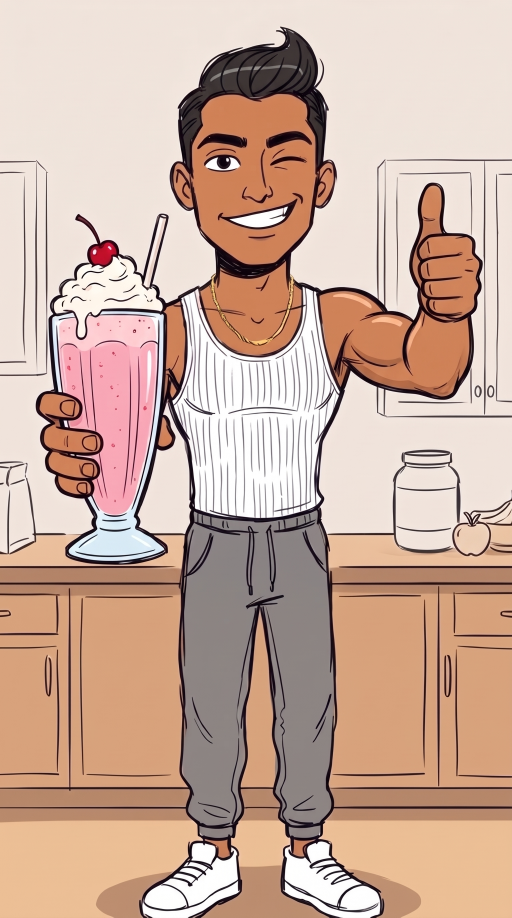
#> input picture herramientas/video/nutri_instagram/crudo/br_batido_b.png, 1536 x 2752 px, given in place of mc_1.png, which was not available (shown at 1/3 size)
$ python capas.py
#> lines starting #> are read from the running program, lines starting #| are printed output that depends on the picture; after the words box and inside, x2 and y2 are one past the last pixel; in counts of white or black regions, pixels touching at a corner belong together
"""Capas de ANIMACIÓN LIMITADA para el plano fijo de diálogo (es_charla, a partir de crudo/mc_1.png).
Cada edición crudo/cv_*.png es el mismo dibujo con un gesto de UN personaje: de ella se queda solo lo que cambia,
en el lado de ese personaje, como RGBA del tamaño del dibujo (img/cv_*.png), para pegarla encima en el montador
(`vivas`/`gestos`). Las capas de gesto no tocan la cabeza de su personaje (así la boca y el parpadeo encajan),
salvo las que la cambian a propósito (CABEZA). Bocas (cv_rboca, cv_aboca, cv_g_viga_rboca) y parpadeos: solo la
mancha de cambio de la cara.
  python3 capas.py"""
import glob, os
import numpy as np
from PIL import Image, ImageFilter
from scipy import ndimage as ndi

BASE = 'crudo/mc_1.png'
A = Image.open(BASE).convert('RGB')
#> A is the input picture: PIL image 1536x2752 RGB; mean R, G, B 202.1, 172.7, 157.2
a = np.asarray(A).astype(int)
H, W = a.shape[:2]
#> H = 2752; W = 1536
Image.fromarray(a.astype('uint8')).save('img/es_charla.jpg', quality=92)

# dónde está cada uno: la cabeza magenta del chico y la cara del agente (por su boca)
r, g, b = a[..., 0], a[..., 1], a[..., 2]
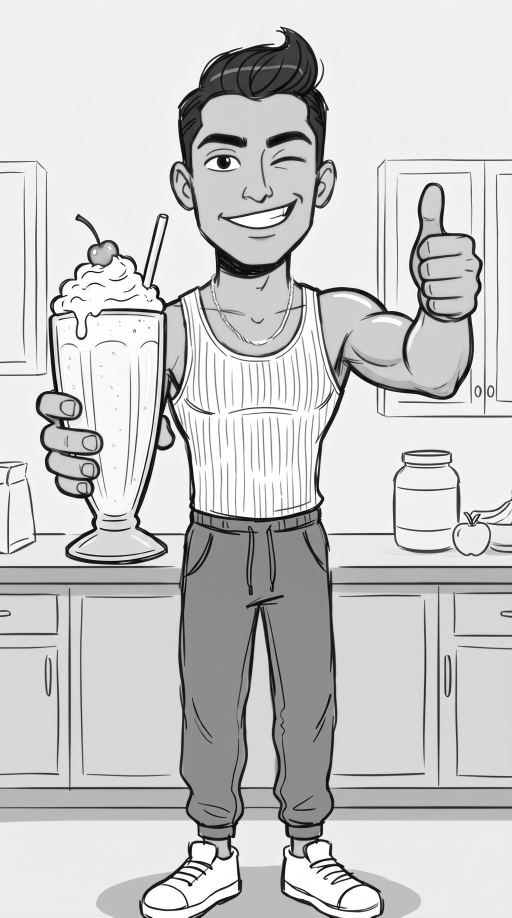
#> r: shape (2752, 1536) int64 (shown at 1/3 size); min 0, max 255, mean 202.1
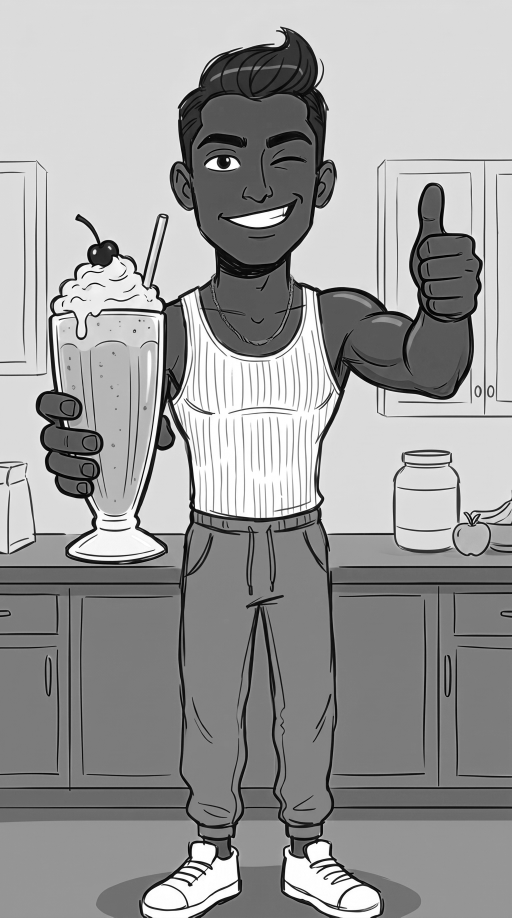
#> b: shape (2752, 1536) int64 (shown at 1/3 size); min 0, max 255, mean 157.2
mag = (r > 150) & (g < 120) & (b > 110) & (r - g > 80)
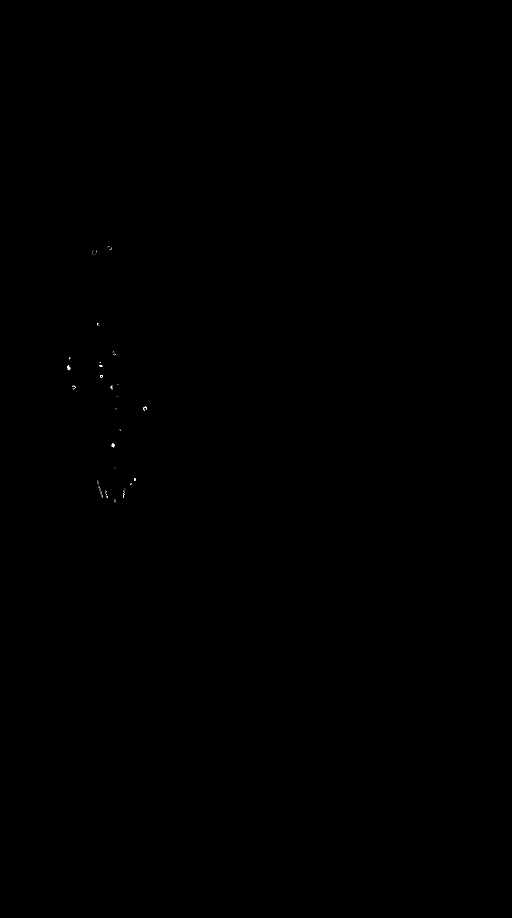
#> mag: shape (2752, 1536) bool (shown at 1/3 size); 0.01% white in thin lines or dots, all inside (x1, y1, x2, y2) = (202, 738, 441, 1507)
lab, n = ndi.label(mag)
#> lab: shape (2752, 1536) int32; 175 distinct labels, from 0 to 174
#> n = 174
k = int(np.argmax(ndi.sum(mag, lab, range(1, n + 1)))) + 1
#> k = 48
cab = ndi.binary_fill_holes(lab == k)
#> cab: shape (2752, 1536) bool; 0% white; 1 white region, box (x1, y1, x2, y2) and area: (202, 1099, 209, 1110) 50
dt = ndi.distance_transform_edt(cab)
ry, rx = np.unravel_index(int(np.argmax(dt)), dt.shape)
#> ry = 1101; rx = 204
rr = float(dt[ry, rx])
#> rr = 2.24
yy, xx = np.ogrid[:H, :W]
#> yy = 2752 values from 0 to 2751


def cambio(nom, umbral=45):
#> called with nom = 'cv_aboca', umbral = 50
    e = np.asarray(Image.open(f'crudo/{nom}.png').convert('RGB').resize(A.size)).astype(int)
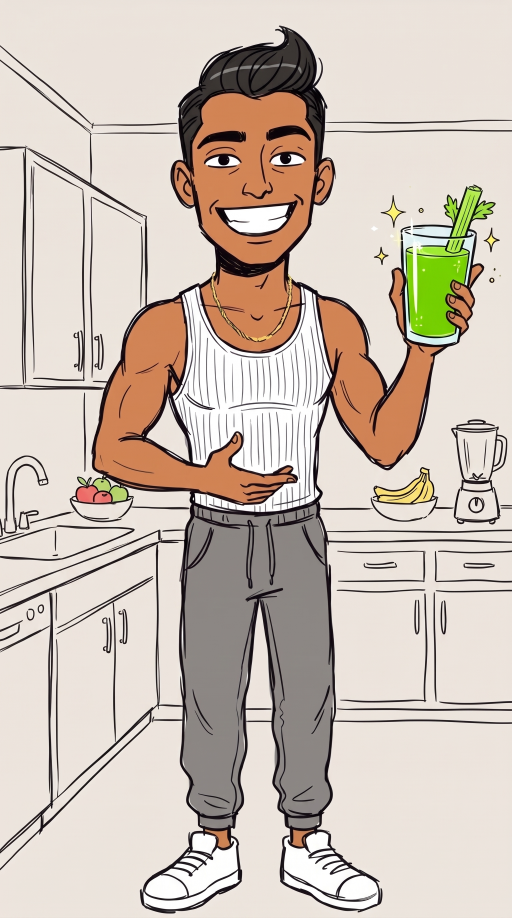
#> input picture herramientas/video/nutri_instagram/crudo/br_detox.png, 1536 x 2752 px, given in place of cv_aboca.png, which was not available (shown at 1/3 size)
    return e, np.abs(a - e).max(2) > umbral


def guardar(e, m, nom, blur=3):
    al = np.asarray(Image.fromarray((m * 255).astype('uint8')).filter(ImageFilter.GaussianBlur(blur)))
    out = np.dstack([e.astype('uint8'), al])
    out[al == 0, :3] = 0
    Image.fromarray(out, 'RGBA').save(f'img/{nom}.png', optimize=True)
    print(nom, '%.1f%%' % (m.mean() * 100))


# cara del agente: de su edición de boca
e, d = cambio('cv_aboca', 50)
#> d: shape (2752, 1536) bool; 49.2% white; 575 white regions (357 under 20 px), largest, box (x1, y1, x2, y2) and area: (0, 178, 1536, 2752) 1989839, (645, 602, 893, 719) 12257, (798, 376, 936, 445) 5098
d[:, int(rx - 1.1 * rr):] = False
#> d: shape (2752, 1536) bool; 6.7% white; 15 white regions (4 under 20 px), largest, box (x1, y1, x2, y2) and area: (0, 1366, 201, 2752) 234166, (0, 837, 201, 1487) 28430, (0, 436, 201, 1154) 15503
d = ndi.binary_opening(d, iterations=2)
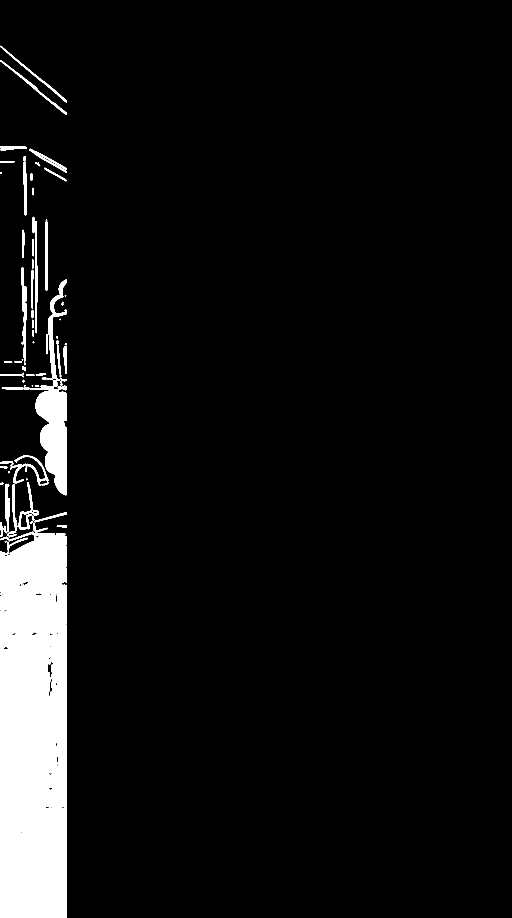
#> d: shape (2752, 1536) bool (shown at 1/3 size); 6.5% white; 84 white regions (11 under 20 px), largest, box (x1, y1, x2, y2) and area: (0, 1583, 201, 2752) 223692, (5, 1157, 201, 1486) 21268, (145, 838, 201, 1137) 4032
ys, xs = np.nonzero(d)
ax, ay = int(np.median(xs)), int(np.median(ys))
#> ax = 108; ay = 2062
print('chico', rx, ry, int(rr), 'boca agente', ax, ay)
#| chico 204 1101 2 boca agente 108 2062
cab_agente = ((xx - ax) / (0.068 * W)) ** 2 + ((yy - (ay - 0.035 * H)) / (0.072 * H)) ** 2 <= 1   # óvalo de la cara (un rectángulo cortaba el hombro al levantar el brazo)
#> cab_agente: shape (2752, 1536) bool; 1.5% white; 1 white region, box (x1, y1, x2, y2) and area: (4, 1768, 213, 2164) 65038
cab_chico = (xx - rx) ** 2 + (yy - ry) ** 2 <= (rr * 1.02) ** 2
#> cab_chico: shape (2752, 1536) bool; 0% white; 1 white region, box (x1, y1, x2, y2) and area: (202, 1099, 207, 1104) 21
lado_chico = xx > int(0.47 * W)             # zona del chico: hasta donde empieza el agente (antes le cortaba la mano)
lado_agente = xx < (rx - 0.9 * rr)          # zona del agente (su mano al señalar al chico)
CABEZA = {'cv_g_viga', 'cv_g_metro'}


def capa(nom):
    quien = 'ROSA' if nom.startswith('cv_r_') or nom in ('cv_g_viga', 'cv_g_metro') else 'AGENTE'
    e, d = cambio(nom)
    lado = lado_chico if quien == 'ROSA' else lado_agente
    d &= lado
    if nom not in CABEZA and quien == 'AGENTE':   # al chico no se le protege la cabeza: le cortaba el brazo pegado a ella
        d &= ~cab_agente
    d = ndi.binary_opening(d, iterations=2)
    lab, n = ndi.label(ndi.binary_dilation(d, iterations=8))
    if n:
        tam = ndi.sum(d, lab, range(1, n + 1))
        m = np.isin(lab, [i + 1 for i, t in enumerate(tam) if t > 1500])
    else:
        m = d
    m = ndi.binary_fill_holes(m) & lado
    if nom not in CABEZA and quien == 'AGENTE':
        m &= ~cab_agente
    guardar(e, m, nom)


def cara(nom, base_img, zona):
    """boca o parpadeo: la mancha de cambio dentro de la cara, en elipse"""
#> called with nom = 'cv_rboca', base_img = 'crudo/mc_1.png'
    B = np.asarray(Image.open(base_img).convert('RGB').resize(A.size)).astype(int)
    e = np.asarray(Image.open(f'crudo/{nom}.png').convert('RGB').resize(A.size)).astype(int)
    d = (np.abs(B - e).max(2) > 50) & zona
    d = ndi.binary_opening(d, iterations=2)
#> d: shape (2752, 1536) bool; 0% white in thin lines or dots, all inside (x1, y1, x2, y2) = (202, 1099, 207, 1104)
    lab, n = ndi.label(ndi.binary_dilation(d, iterations=6))
#> lab: shape (2752, 1536) int32; values 0 (black) and 1 (white), 0% white; 1 white region, box (x1, y1, x2, y2) and area: (196, 1093, 213, 1110) 145
#> n = 1
    if not n:
        print(nom, 'SIN CAMBIO'); return
    tam = ndi.sum(d, lab, range(1, n + 1))
#> tam = [13]
    keep = [i + 1 for i, t in enumerate(tam) if t > 0.25 * tam.max()]
#> keep = [1]
    m = np.zeros(d.shape, bool)
    for kk in keep:
        ys, xs = np.nonzero((lab == kk) & d)
        mx, my = (xs.min() + xs.max()) / 2, (ys.min() + ys.max()) / 2
        ex, ey = (xs.max() - xs.min()) / 2 + 10, (ys.max() - ys.min()) / 2 + 10
        m |= ((xx - mx) / ex) ** 2 + ((yy - my) / ey) ** 2 <= 1
#> this loop made 1 pass
#> (mx, my, ex, ey) on pass 1: (204, 1101, 12, 12)
    guardar(e, m, nom, blur=2)
#| cv_rboca 0.0%


for f in sorted(glob.glob('crudo/cv_*.png')):
    nom = os.path.basename(f)[:-4]
    if nom in ('cv_rboca', 'cv_aboca', 'cv_g_viga_rboca'):
        continue
    if nom == 'cv_a_parp':
        cara(nom, BASE, cab_agente)
    elif nom == 'cv_r_parp':
        cara(nom, BASE, cab_chico)
    else:
        capa(nom)
cara('cv_rboca', BASE, cab_chico)
cara('cv_aboca', BASE, cab_agente)
#> call 2 of cara, with nom = 'cv_aboca', base_img = 'crudo/mc_1.png'
#> in cara (call 2), `d = (np.abs(B - e).max(2) > 50) & zona`: d: shape (2752, 1536) bool; 1.5% white; 1 white region, box (x1, y1, x2, y2) and area: (4, 1768, 213, 2164) 63898
#> in cara (call 2), `d = ndi.binary_opening(d, iterations=2)`: d: shape (2752, 1536) bool; 1.5% white; 1 white region, box (x1, y1, x2, y2) and area: (4, 1768, 213, 2164) 63361
#> in cara (call 2), `lab, n = ndi.label(ndi.binary_dilation(d, iterations=6))`:
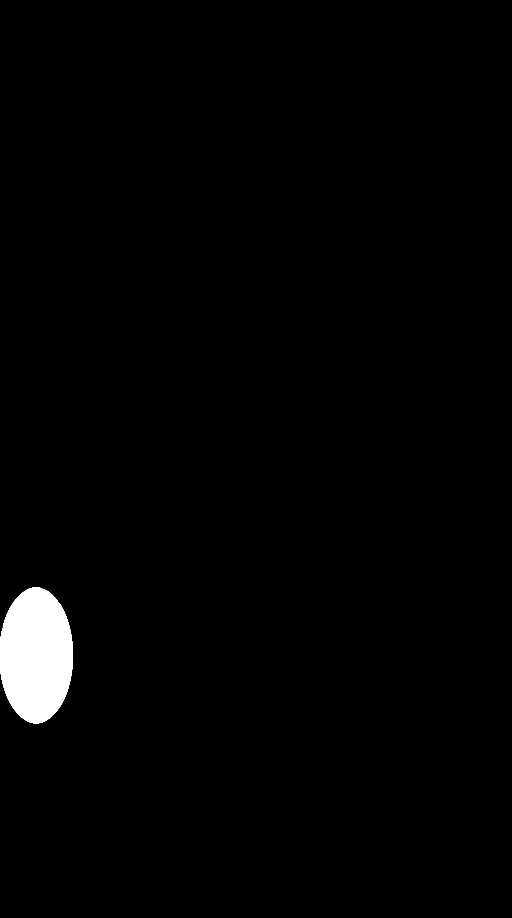
#> lab: shape (2752, 1536) int32 (shown at 1/3 size); values 0 (black) and 1 (white), 1.7% white; 1 white region, box (x1, y1, x2, y2) and area: (0, 1762, 219, 2170) 70340
#> in cara (call 2), `tam = ndi.sum(d, lab, range(1, n + 1))`: tam = [63361]
#> the loop in cara (call 2), `for kk in keep:` made 1 pass
#> (mx, my, ex, ey) on pass 1: (108, 1965.5, 114, 207.5)
#> call 2 of guardar, with nom = 'cv_aboca', blur = 2
#> in guardar (call 2), `out = np.dstack([e.astype('uint8'), al])`:
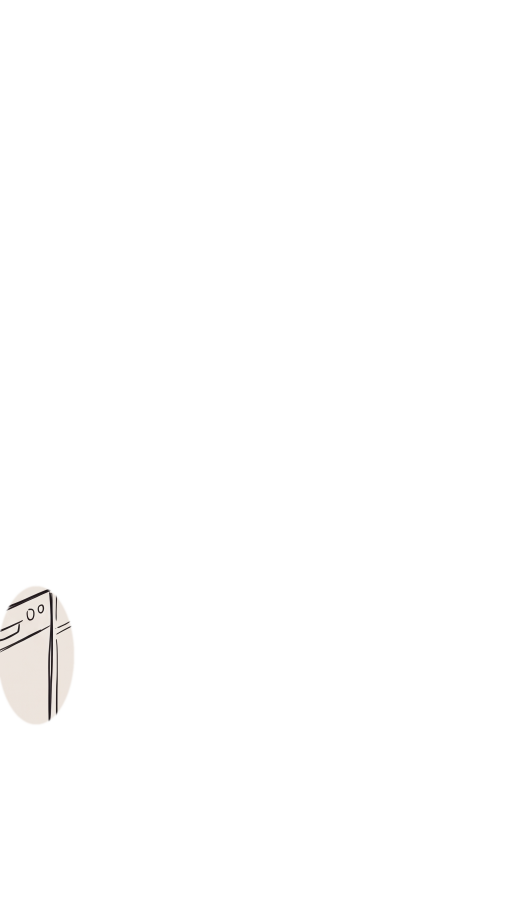
#> out: shape (2752, 1536, 4) (shown at 1/3 size); mean R, G, B, A 204.5, 191.7, 180.5, 4.5; transparent parts drawn white
#| cv_aboca 1.7%
if os.path.exists('crudo/cv_g_viga_rboca.png'):
    cara('cv_g_viga_rboca', 'crudo/cv_g_viga.png', (xx - rx) ** 2 + (yy - ry) ** 2 <= (rr * 1.4) ** 2)
